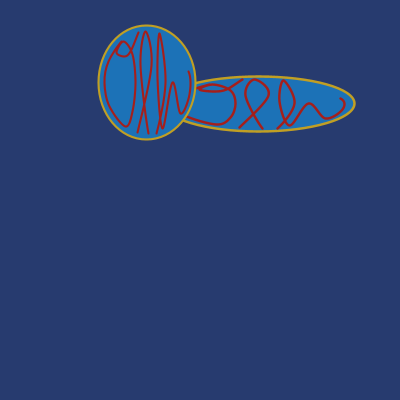
Frame 1 (no input)
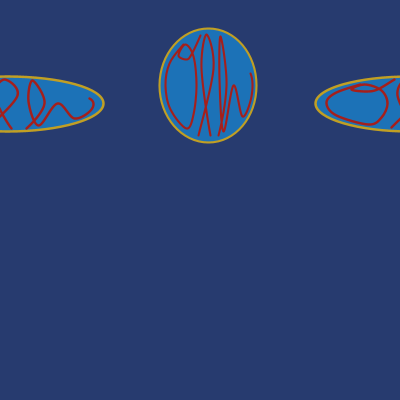
Frame 60 (the mouse pressed at the canvas centre just before this capture)
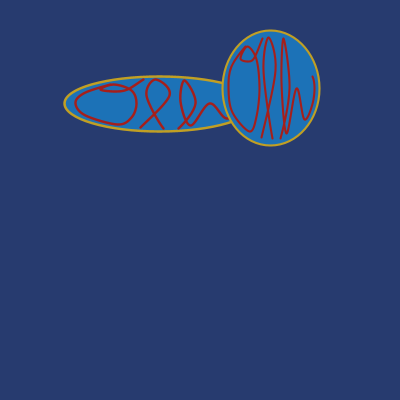
Frame 120 (the mouse held since frame 60 and released just before this capture)

The Processing sketch that drew these frames (run headless with seeded random() and noise(); from frame 60 on, the mouse is pressed at the canvas centre):

// Processing sketch: processing_70843
// ── processing_70843.pde

// Oliver Haimson  alhaimso
// Homework 6
// Copyright 2012

// INSTRUCTIONS:
//
// Keys control the movement of the wrapping ellipse only, 
// not the bouncing ellipse.
//
// When the ellipse is moving horizontally, press the right arrow key
// to speed it up, or press the left arrow key to slow it down.
//
// When the ellipse is moving vertically, press the down arrow key
// to speed it up, or press the up arrow key to slow it down.
//
// If you slow the ellipse down enough, it will stop moving.
//
// To change between horizontal and vertical modes, press the "v" or "h" key,
// or press the down arrow while in horizontal mode or the right arrow
// when in vertical mode.
//
// If you press any other key, the location, size, and speed of both ellipses
// resets to a random value.

float x,y,xx,yy,wd,ht,sw,deltaX,deltaY,x2,y2,wd2,ht2,sw2,deltaX2,deltaY2;
float horizMove;
boolean horizontal;

void setup()
{
  size(400,400);
  smooth();
  x = random(400);
  xx = x-width;
  y = random(400);
  yy = y-height;
  wd = random(10,200);
  ht = random(10,200);
  // stroke width is a percentage of the average of the width and height
  sw = (wd+ht)*.5*.02;
  deltaX = random(3);
  deltaY = random(3);
  wd2 = random(10,200);
  ht2 = random(10,200);
  x2 = random(wd2*.5,390-wd2*.5);
  y2 = random(ht2*.5,390-ht2*.5);
  sw2 = (wd2+ht2)*.5*.02;
  deltaX2 = random(3);
  deltaY2 = random(3);
  horizontal = true;
  horizMove = random(3);
}

void draw()
{
  background(39,59,111);
  // first ellipse for wrapping
  initials(x,y,wd,ht,sw);
  // three more ellipses for continual wrap on all sides
  initials(xx,y,wd,ht,sw);
  initials(x,yy,wd,ht,sw);
  initials(xx,yy,wd,ht,sw);
  // ellipse for bouncing
  initials(x2,y2,wd2,ht2,sw2);
  wrapInitials();
  bounceInitials();
  moveHoriz();
}

void bounceInitials()
{
  y2+=deltaY2;
  // the ellipse bounces back up when it gets to the bottom of the screen
  if (y2>height-ht2*.5)
  {
    deltaY2 = -deltaY2;
  }
  // the ellipse bounces back down when it gets to the top of the screen
  if (y2<ht2*.5)
  {
    deltaY2 = -deltaY2;
  }
  // the ellipse bounces left when it gets to the right side of the screen
  if (x2>width-wd2*.5)
  {
    horizMove = -horizMove;
  }
  // the ellipse bounces right when it gets to the left side of the screen
  if (x2<wd2*.5)
  {
    horizMove = -horizMove;
  }
}

// this function makes the bouncing ellipse move back and forth horizontally
void moveHoriz()
{
  x2+=horizMove;
}

void wrapInitials()
{
  // set positions of extra ellipses for continual wrap
  // if second ellipse is to the left of first ellipse 
  if (x>=wd)
  {
    xx=x-width;
  }
  // if second ellipse is to the right of first ellipse 
  if (x<wd) 
  {
    xx=x+width;
  }
  // if second ellipse is above first ellipse 
  if (y>=ht)
  {
    yy=y-height;
  }
  // if second ellipse is below first ellipse 
  if (y<ht) 
  {
    yy=y+height;
  }
  // set up movements for when ellipses are moving horizontally
  if (horizontal == true)
  {
    x+=deltaX;
    // first ellipse goes off the screen to the right
    if (x>(width+wd*.5))
    {
      x=-width+wd*.5;
    }
    // second ellipse goes off the screen to the right
    if (xx>(width+wd*.5))
    {
      xx=-width+wd*.5;
    }
  }
  // set up movements for when ellipses are moving vertically
  if (horizontal == false)
  {
    y+=deltaY;
    // first ellipse goes off the screen to the botton
    if (y>(height+ht*.5))
    {
      y=-height+ht*.5;
    }
    // second ellipse goes off the screen to the bottomv
    if (yy>(height+ht*.5))
    {
      yy=-height+ht*.5;
    }
  }
}

// key controls for the wrapping ellipse
void keyPressed()
{
  // to slow down or speed up horizontally
  if (keyCode == RIGHT && horizontal==true)
  {
    deltaX+=1;
  }
  if (keyCode == LEFT && deltaX>=1 && horizontal==true)
  {
    deltaX-=1;
  }
  // to stop
  if (keyCode == LEFT && deltaX<1 && horizontal==true)
  {
    deltaX=0;
  }
  // to slow down or speed up vertically
  if (keyCode == UP && deltaY>=1 && horizontal==false)
  {
    deltaY-=1;
  }
  if (keyCode == DOWN && horizontal==false)
  {
    deltaY+=1;
  }
  // to stop
  if (keyCode == UP && deltaY<1 && horizontal==false)
  {
    deltaY=0;
  }
  // moves from vertical to horizontal and back
  if (keyCode == RIGHT && horizontal==false)
  {
    horizontal=true;
  }
  if (keyCode == DOWN && horizontal==true)
  {
    horizontal=false;
  }
  if (key == 'v' || key == 'h')
  {
    horizontal = !horizontal;
  }
  // any other key resets location, speed, and ellipse size
  else if (keyCode != UP && keyCode != DOWN && keyCode != LEFT && keyCode != RIGHT
  && key != 'v' && key != 'h')
  {
    x = random(400);
    xx = x-width;
    y = random(400);
     yy = y-height;
    wd = random(10,200);
    ht = random(10,200);
    // stroke width is a percentage of the average of the width and height
    sw = (wd+ht)*.5*.02;
    deltaX = random(3);
    deltaY = random(3);
    wd2 = random(10,200);
    ht2 = random(10,200);
    x2 = random(wd2*.5,390-wd2*.5);
    y2 = random(ht2*.5,390-ht2*.5);
    sw2 = (wd2+ht2)*.5*.02;
    deltaX2 = random(3);
    deltaY2 = random(3);
  }
}

void initials(float ix, float iy, float iwd, float iht, float isw)
{
  fill(28,114,183);
  noStroke();
  ellipse(ix,iy,iwd,iht);

  noFill();
  stroke(193,159,35);
  strokeWeight(isw);
  ellipse(ix,iy,iwd,iht);

  stroke(165,31,27);

  // O

  beginShape();
  curveVertex(ix-.15*iwd, iy-.44*iht);
  curveVertex(ix-.26*iwd, iy-.36*iht);
  curveVertex(ix-.4*iwd, iy-.19*iht);
  curveVertex(ix-.44*iwd, iy);
  curveVertex(ix-.39*iwd, iy+.21*iht);
  curveVertex(ix-.22*iwd, iy+.38*iht);
  curveVertex(ix-.15*iwd, iy+.25*iht);
  curveVertex(ix-.12*iwd, iy);
  curveVertex(ix-.15*iwd, iy-.25*iht);
  curveVertex(ix-.24*iwd, iy-.36*iht);
  curveVertex(ix-.31*iwd, iy-.26*iht);
  curveVertex(ix-.23*iwd, iy-.23*iht);
  curveVertex(ix-.17*iwd, iy-.27*iht);
  curveVertex(ix-.085*iwd, iy-.435*iht);
  curveVertex(ix-.05*iwd, iy-.5*iht);
  endShape();

  // L
  
  beginShape();
  curveVertex(ix-.13*iwd, iy+.5*iht);
  curveVertex(ix-.1*iwd, iy+.435*iht);
  curveVertex(ix+.05*iwd, iy-.15*iht);
  curveVertex(ix-.02*iwd, iy-.445*iht);
  curveVertex(ix-.07*iwd, iy-.15*iht);
  curveVertex(ix+.02*iwd, iy+.44*iht);
  curveVertex(ix+.08*iwd, iy+.5*iht);
  endShape();
  
  // H
  
  beginShape();
  curveVertex(ix, iy+.6*iht);
  curveVertex(ix+.1*iwd, iy+.44*iht);
  curveVertex(ix+.19*iwd, iy);
  curveVertex(ix+.13*iwd, iy-.43*iht);
  curveVertex(ix+.11*iwd, iy-.05*iht);
  curveVertex(ix+.16*iwd, iy+.4*iht);
  curveVertex(ix+.26*iwd, iy);
  curveVertex(ix+.35*iwd, iy+.27*iht);
  curveVertex(ix+.44*iwd, iy+.1*iht);
  curveVertex(ix+.43*iwd, iy-.1*iht);
  curveVertex(ix+.27*iwd, iy-.2*iht);
  endShape();
  
}
